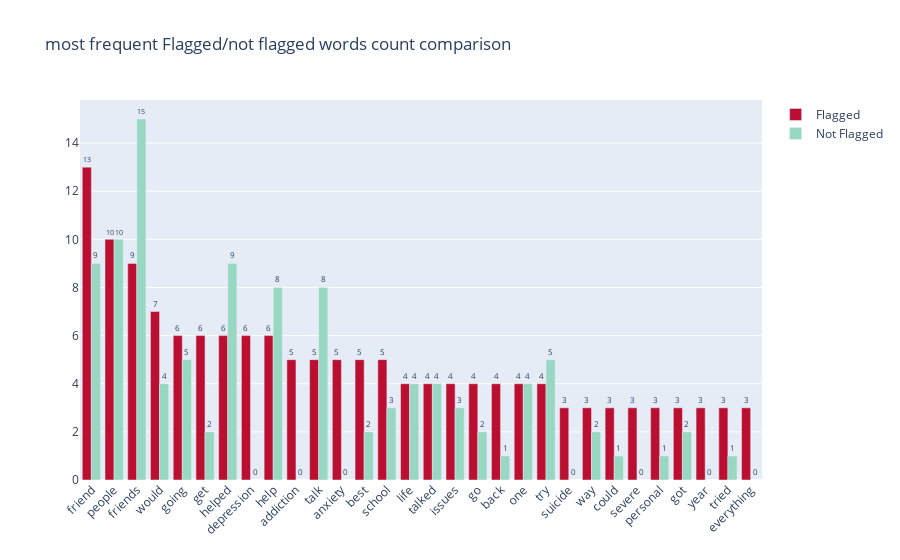

Notebook code cell kept with this figure:
### Code cell
merged_df_sample = merged_df[:n]
fig = go.Figure(data=[
    go.Bar(name='Flagged', x=merged_df_sample.words, y=merged_df_sample.freq_f, text=merged_df_sample.freq_f, marker_color='#BA0F30'),
    go.Bar(name='Not Flagged', x=merged_df_sample.words, y=merged_df_sample.freq_n, text=merged_df_sample.freq_n, marker_color='#98D7C2')
])


fig.update_xaxes(tickangle= -45)  
fig.update_traces(
    texttemplate='%{text:d}', textposition='outside',
     textfont_size=8)

# Change the bar mode
fig.update_layout(barmode='group', title_text='most frequent Flagged/not flagged words count comparison')
fig.show()

### Figure 1 — Plotly figure (JSON) as saved in the notebook; plotly's stock layout.template omitted (floating-point values rounded to 4 significant figures)
{"data": [{"marker": {"color": "#BA0F30"}, "name": "Flagged", "text": [13, 10, 9, 7, 6, 6, 6, 6, 6, 5, 5, 5, 5, 5, 4, 4, 4, 4, 4, 4, 4, 3, 3, 3, 3, 3, 3, 3, 3, 3], "x": ["friend", "people", "friends", "would", "going", "get", "helped", "depression", "help", "addiction", "talk", "anxiety", "best", "school", "life", "talked", "issues", "go", "back", "one", "try", "suicide", "way", "could", "severe", "personal", "got", "year", "tried", "everything"], "y": [13, 10, 9, 7, 6, 6, 6, 6, 6, 5, 5, 5, 5, 5, 4, 4, 4, 4, 4, 4, 4, 3, 3, 3, 3, 3, 3, 3, 3, 3], "type": "bar", "textfont": {"size": 8}, "textposition": "outside", "texttemplate": "%{text:d}"}, {"marker": {"color": "#98D7C2"}, "name": "Not Flagged", "text": [9, 10, 15, 4, 5, 2, 9, null, 8, null, 8, null, 2, 3, 4, 4, 3, 2, 1, 4, 5, null, 2, 1, null, 1, 2, null, 1, null], "x": ["friend", "people", "friends", "would", "going", "get", "helped", "depression", "help", "addiction", "talk", "anxiety", "best", "school", "life", "talked", "issues", "go", "back", "one", "try", "suicide", "way", "could", "severe", "personal", "got", "year", "tried", "everything"], "y": [9, 10, 15, 4, 5, 2, 9, null, 8, null, 8, null, 2, 3, 4, 4, 3, 2, 1, 4, 5, null, 2, 1, null, 1, 2, null, 1, null], "type": "bar", "textfont": {"size": 8}, "textposition": "outside", "texttemplate": "%{text:d}"}], "layout": {"xaxis": {"tickangle": -45}, "title": {"text": "most frequent Flagged/not flagged words count comparison"}, "barmode": "group"}}
